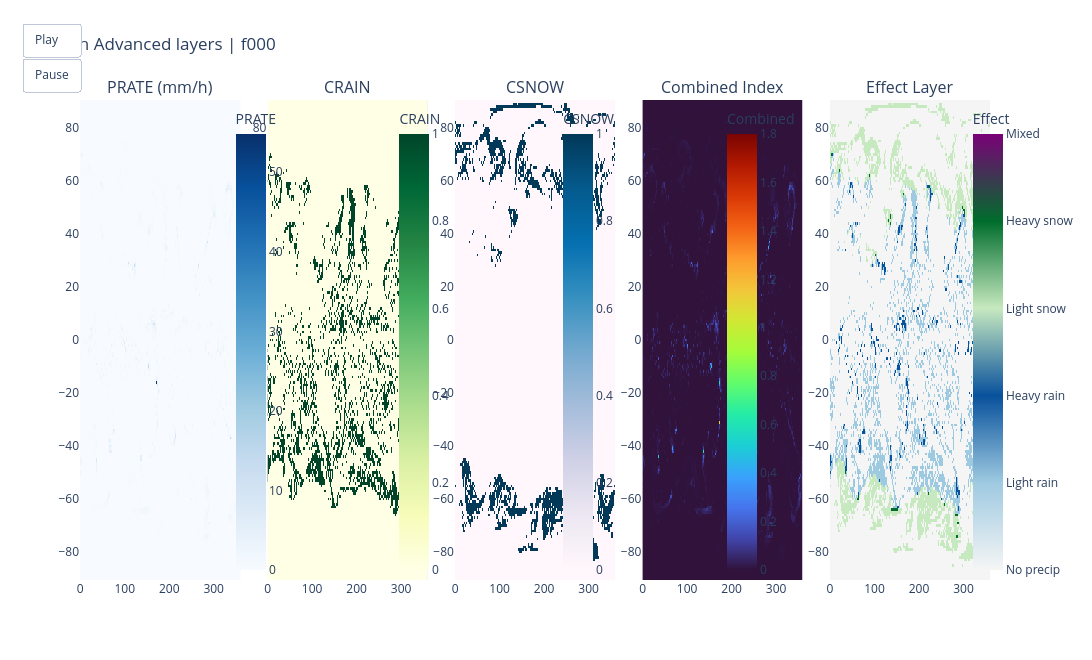

This figure's notebook cell:
### Code cell
from pathlib import Path
import re

import numpy as np
import plotly.graph_objects as go
from plotly.subplots import make_subplots
import xarray as xr

ROOT = Path.cwd().resolve().parents[1]
map_type = globals().get("MAP_TYPE", "rain_advanced")
data_dir = ROOT / "data" / map_type


def _read_var_from_grib(file_path: Path, short_name: str):
    try:
        ds = xr.open_dataset(
            file_path,
            engine="cfgrib",
            backend_kwargs={"filter_by_keys": {"shortName": short_name}},
        )
    except Exception:
        return None

    try:
        if not ds.data_vars:
            return None

        var_name = list(ds.data_vars)[0]
        lat_name = "latitude" if "latitude" in ds.coords else "lat"
        lon_name = "longitude" if "longitude" in ds.coords else "lon"
        z = np.squeeze(ds[var_name].values)
        lat = ds[lat_name].values
        lon = ds[lon_name].values

        if z.ndim != 2:
            return None
        return lon, lat, z
    finally:
        ds.close()


def _parse_fff(name: str):
    m = re.search(r"\.f(\d{3})\.", name)
    return int(m.group(1)) if m else None


files = sorted(data_dir.glob("*.grib2"))
frames = []

for fp in files:
    fff = _parse_fff(fp.name)
    if fff is None:
        continue

    prate_data = _read_var_from_grib(fp, "prate")
    crain_data = _read_var_from_grib(fp, "crain")
    csnow_data = _read_var_from_grib(fp, "csnow")

    if prate_data is None:
        continue

    lon, lat, prate = prate_data
    if crain_data is None:
        crain = np.zeros_like(prate)
    else:
        _, _, crain = crain_data

    if csnow_data is None:
        csnow = np.zeros_like(prate)
    else:
        _, _, csnow = csnow_data

    frames.append(
        {
            "fff": fff,
            "lon": lon,
            "lat": lat,
            "prate": prate,
            "crain": crain,
            "csnow": csnow,
        }
    )

frames = sorted(frames, key=lambda x: x["fff"])
print(f"Loaded {len(frames)} time frame(s) from {data_dir}")

if len(frames) <= 1:
    print("Warning: only one frame available. Run Cell 3 with mode='available_only' and ensure full data is downloaded.")
if not frames:
    raise ValueError("No valid rain_advanced frames were loaded.")

step = 4
for fr in frames:
    fr["lon"] = fr["lon"][::step]
    fr["lat"] = fr["lat"][::step]
    fr["prate"] = fr["prate"][::step, ::step]
    fr["crain"] = fr["crain"][::step, ::step]
    fr["csnow"] = fr["csnow"][::step, ::step]

prate_all = np.stack([f["prate"] for f in frames])
crain_all = np.stack([f["crain"] for f in frames])
csnow_all = np.stack([f["csnow"] for f in frames])

# Convert PRATE from kg m^-2 s^-1 to mm/hour for intuitive thresholds.
prate_mm_h = prate_all * 3600.0
prate_max = float(np.nanmax(prate_mm_h)) if np.isfinite(prate_mm_h).any() else 1.0
if prate_max <= 0:
    prate_max = 1.0

combined_all = (prate_mm_h / prate_max) * (1.0 + 0.8 * crain_all + 0.8 * csnow_all)

# Effect layer categories:
# 0 no precip, 1 light rain, 2 heavy rain, 3 light snow, 4 heavy snow, 5 mixed rain/snow
rain_mask = crain_all > 0.1
snow_mask = csnow_all > 0.1
mixed_mask = rain_mask & snow_mask
rain_only = rain_mask & (~snow_mask)
snow_only = snow_mask & (~rain_mask)

light_mask = prate_mm_h < 1.5

effect_all = np.zeros_like(prate_mm_h, dtype=np.int32)
effect_all[rain_only & light_mask] = 1
effect_all[rain_only & (~light_mask)] = 2
effect_all[snow_only & light_mask] = 3
effect_all[snow_only & (~light_mask)] = 4
effect_all[mixed_mask] = 5

first = frames[0]

fig = make_subplots(
    rows=1,
    cols=5,
    subplot_titles=["PRATE (mm/h)", "CRAIN", "CSNOW", "Combined Index", "Effect Layer"],
    horizontal_spacing=0.03,
)

fig.add_trace(
    go.Heatmap(
        z=prate_mm_h[0],
        x=first["lon"],
        y=first["lat"],
        colorscale="Blues",
        zmin=float(np.nanmin(prate_mm_h)),
        zmax=float(np.nanmax(prate_mm_h)),
        colorbar={"title": "PRATE", "x": 0.16},
    ),
    row=1,
    col=1,
)
fig.add_trace(
    go.Heatmap(
        z=first["crain"],
        x=first["lon"],
        y=first["lat"],
        colorscale="YlGn",
        zmin=float(np.nanmin(crain_all)),
        zmax=float(np.nanmax(crain_all)),
        colorbar={"title": "CRAIN", "x": 0.34},
    ),
    row=1,
    col=2,
)
fig.add_trace(
    go.Heatmap(
        z=first["csnow"],
        x=first["lon"],
        y=first["lat"],
        colorscale="PuBu",
        zmin=float(np.nanmin(csnow_all)),
        zmax=float(np.nanmax(csnow_all)),
        colorbar={"title": "CSNOW", "x": 0.52},
    ),
    row=1,
    col=3,
)
fig.add_trace(
    go.Heatmap(
        z=combined_all[0],
        x=first["lon"],
        y=first["lat"],
        colorscale="Turbo",
        zmin=float(np.nanmin(combined_all)),
        zmax=float(np.nanmax(combined_all)),
        colorbar={"title": "Combined", "x": 0.70},
    ),
    row=1,
    col=4,
)

# Discrete color map for effect classes.
effect_scale = [
    [0.00, "#f5f5f5"],
    [0.20, "#9ecae1"],
    [0.40, "#08519c"],
    [0.60, "#c7e9c0"],
    [0.80, "#006d2c"],
    [1.00, "#7a0177"],
]
fig.add_trace(
    go.Heatmap(
        z=effect_all[0],
        x=first["lon"],
        y=first["lat"],
        colorscale=effect_scale,
        zmin=0,
        zmax=5,
        colorbar={
            "title": "Effect",
            "x": 0.97,
            "tickmode": "array",
            "tickvals": [0, 1, 2, 3, 4, 5],
            "ticktext": [
                "No precip",
                "Light rain",
                "Heavy rain",
                "Light snow",
                "Heavy snow",
                "Mixed",
            ],
        },
    ),
    row=1,
    col=5,
)

plotly_frames = []
steps = []
for idx, fr in enumerate(frames):
    name = f"fff_{fr['fff']:03d}"
    plotly_frames.append(
        go.Frame(
            name=name,
            data=[
                go.Heatmap(z=prate_mm_h[idx], x=fr["lon"], y=fr["lat"]),
                go.Heatmap(z=fr["crain"], x=fr["lon"], y=fr["lat"]),
                go.Heatmap(z=fr["csnow"], x=fr["lon"], y=fr["lat"]),
                go.Heatmap(z=combined_all[idx], x=fr["lon"], y=fr["lat"]),
                go.Heatmap(z=effect_all[idx], x=fr["lon"], y=fr["lat"]),
            ],
            layout=go.Layout(title=f"Rain Advanced layers | f{fr['fff']:03d}"),
        )
    )
    steps.append(
        {
            "label": f"f{fr['fff']:03d}",
            "method": "animate",
            "args": [[name], {"mode": "immediate", "frame": {"duration": 0, "redraw": True}}],
        }
    )

fig.frames = plotly_frames
fig.update_layout(
    title=f"Rain Advanced layers | f{first['fff']:03d}",
    height=660,
    width=2200,
    sliders=[
        {
            "currentvalue": {"prefix": "Forecast hour: "},
            "pad": {"t": 40},
            "steps": steps,
        }
    ],
    updatemenus=[
        {
            "type": "buttons",
            "showactive": False,
            "x": 0.0,
            "y": 1.16,
            "buttons": [
                {
                    "label": "Play",
                    "method": "animate",
                    "args": [None, {"frame": {"duration": 350, "redraw": True}, "fromcurrent": True}],
                },
                {
                    "label": "Pause",
                    "method": "animate",
                    "args": [[None], {"mode": "immediate", "frame": {"duration": 0, "redraw": False}}],
                },
            ],
        }
    ],
)

# Prefer rendering inside notebook output; fallback to browser if notebook renderer is unavailable.
try:
    fig.show()
except Exception:
    fig.show(renderer="browser")

print("Rendered rain_advanced timeline with PRATE + CRAIN + CSNOW + effect layer.")

### Figure 1 — Plotly figure (JSON) as saved in the notebook; plotly's stock layout.template omitted (floating-point values rounded to 4 significant figures; data arrays with more than 128 entries replaced by an {"elided": "..."} marker saying what was removed)
{"data": [{"colorbar": {"title": {"text": "PRATE"}, "x": 0.16}, "colorscale": [[0, "rgb(247,251,255)"], [0.125, "rgb(222,235,247)"], [0.25, "rgb(198,219,239)"], [0.375, "rgb(158,202,225)"], [0.5, "rgb(107,174,214)"], [0.625, "rgb(66,146,198)"], [0.75, "rgb(33,113,181)"], [0.875, "rgb(8,81,156)"], [1, "rgb(8,48,107)"]], "type": "heatmap", "x": {"elided": "360 float values"}, "xaxis": "x", "y": {"elided": "181 float values"}, "yaxis": "y", "z": {"elided": "181x360 float values"}, "zmax": 54.81, "zmin": 0}, {"colorbar": {"title": {"text": "CRAIN"}, "x": 0.34}, "colorscale": [[0, "rgb(255,255,229)"], [0.125, "rgb(247,252,185)"], [0.25, "rgb(217,240,163)"], [0.375, "rgb(173,221,142)"], [0.5, "rgb(120,198,121)"], [0.625, "rgb(65,171,93)"], [0.75, "rgb(35,132,67)"], [0.875, "rgb(0,104,55)"], [1, "rgb(0,69,41)"]], "type": "heatmap", "x": {"elided": "360 float values"}, "xaxis": "x2", "y": {"elided": "181 float values"}, "yaxis": "y2", "z": {"elided": "181x360 float values"}, "zmax": 1, "zmin": 0}, {"colorbar": {"title": {"text": "CSNOW"}, "x": 0.52}, "colorscale": [[0, "rgb(255,247,251)"], [0.125, "rgb(236,231,242)"], [0.25, "rgb(208,209,230)"], [0.375, "rgb(166,189,219)"], [0.5, "rgb(116,169,207)"], [0.625, "rgb(54,144,192)"], [0.75, "rgb(5,112,176)"], [0.875, "rgb(4,90,141)"], [1, "rgb(2,56,88)"]], "type": "heatmap", "x": {"elided": "360 float values"}, "xaxis": "x3", "y": {"elided": "181 float values"}, "yaxis": "y3", "z": {"elided": "181x360 float values"}, "zmax": 1, "zmin": 0}, {"colorbar": {"title": {"text": "Combined"}, "x": 0.7}, "colorscale": [[0, "#30123b"], [0.07143, "#4145ab"], [0.1429, "#4675ed"], [0.2143, "#39a2fc"], [0.2857, "#1bcfd4"], [0.3571, "#24eca6"], [0.4286, "#61fc6c"], [0.5, "#a4fc3b"], [0.5714, "#d1e834"], [0.6429, "#f3c63a"], [0.7143, "#fe9b2d"], [0.7857, "#f36315"], [0.8571, "#d93806"], [0.9286, "#b11901"], [1, "#7a0402"]], "type": "heatmap", "x": {"elided": "360 float values"}, "xaxis": "x4", "y": {"elided": "181 float values"}, "yaxis": "y4", "z": {"elided": "181x360 float values"}, "zmax": 1.8, "zmin": 0}, {"colorbar": {"tickmode": "array", "ticktext": ["No precip", "Light rain", "Heavy rain", "Light snow", "Heavy snow", "Mixed"], "tickvals": [0, 1, 2, 3, 4, 5], "title": {"text": "Effect"}, "x": 0.97}, "colorscale": [[0, "#f5f5f5"], [0.2, "#9ecae1"], [0.4, "#08519c"], [0.6, "#c7e9c0"], [0.8, "#006d2c"], [1, "#7a0177"]], "type": "heatmap", "x": {"elided": "360 float values"}, "xaxis": "x5", "y": {"elided": "181 float values"}, "yaxis": "y5", "z": {"elided": "181x360 int values"}, "zmax": 5, "zmin": 0}], "layout": {"annotations": [{"font": {"size": 16}, "showarrow": false, "text": "PRATE (mm/h)", "x": 0.088, "xanchor": "center", "xref": "paper", "y": 1, "yanchor": "bottom", "yref": "paper"}, {"font": {"size": 16}, "showarrow": false, "text": "CRAIN", "x": 0.294, "xanchor": "center", "xref": "paper", "y": 1, "yanchor": "bottom", "yref": "paper"}, {"font": {"size": 16}, "showarrow": false, "text": "CSNOW", "x": 0.5, "xanchor": "center", "xref": "paper", "y": 1, "yanchor": "bottom", "yref": "paper"}, {"font": {"size": 16}, "showarrow": false, "text": "Combined Index", "x": 0.706, "xanchor": "center", "xref": "paper", "y": 1, "yanchor": "bottom", "yref": "paper"}, {"font": {"size": 16}, "showarrow": false, "text": "Effect Layer", "x": 0.912, "xanchor": "center", "xref": "paper", "y": 1, "yanchor": "bottom", "yref": "paper"}], "height": 660, "sliders": [{"currentvalue": {"prefix": "Forecast hour: "}, "pad": {"t": 40}, "steps": [{"args": [["fff_000"], {"frame": {"duration": 0, "redraw": true}, "mode": "immediate"}], "label": "f000", "method": "animate"}]}], "title": {"text": "Rain Advanced layers | f000"}, "updatemenus": [{"buttons": [{"args": [null, {"frame": {"duration": 350, "redraw": true}, "fromcurrent": true}], "label": "Play", "method": "animate"}, {"args": [[null], {"frame": {"duration": 0, "redraw": false}, "mode": "immediate"}], "label": "Pause", "method": "animate"}], "showactive": false, "type": "buttons", "x": 0, "y": 1.16}], "width": 2200, "xaxis": {"anchor": "y", "domain": [0, 0.176]}, "xaxis2": {"anchor": "y2", "domain": [0.206, 0.382]}, "xaxis3": {"anchor": "y3", "domain": [0.412, 0.588]}, "xaxis4": {"anchor": "y4", "domain": [0.618, 0.794]}, "xaxis5": {"anchor": "y5", "domain": [0.824, 1]}, "yaxis": {"anchor": "x", "domain": [0, 1]}, "yaxis2": {"anchor": "x2", "domain": [0, 1]}, "yaxis3": {"anchor": "x3", "domain": [0, 1]}, "yaxis4": {"anchor": "x4", "domain": [0, 1]}, "yaxis5": {"anchor": "x5", "domain": [0, 1]}}}
